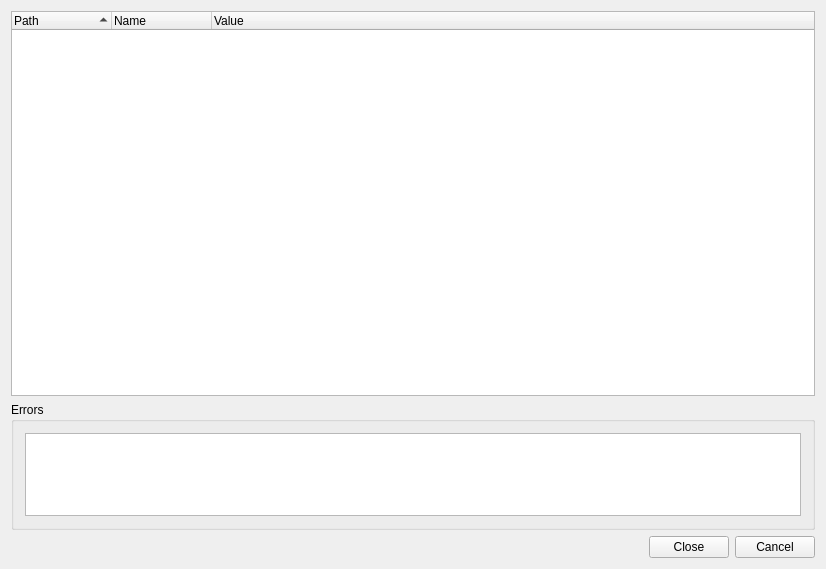
<ui version="4.0" >
 <class>SvnPropListDialog</class>
 <widget class="QWidget" name="SvnPropListDialog" >
  <property name="geometry" >
   <rect>
    <x>0</x>
    <y>0</y>
    <width>826</width>
    <height>569</height>
   </rect>
  </property>
  <property name="windowTitle" >
   <string>Subversion List Properties</string>
  </property>
  <property name="whatsThis" >
   <string>&lt;b>Subversion List Prperties&lt;/b>
&lt;p>This dialog shows the properties of the selected file or project.&lt;/p></string>
  </property>
  <layout class="QVBoxLayout" name="verticalLayout_2" >
   <item>
    <widget class="QTreeWidget" name="propsList" >
     <property name="sizePolicy" >
      <sizepolicy vsizetype="Expanding" hsizetype="Expanding" >
       <horstretch>0</horstretch>
       <verstretch>3</verstretch>
      </sizepolicy>
     </property>
     <property name="whatsThis" >
      <string>&lt;b>Properties List&lt;/b>
&lt;p>This shows the properties of the selected file or project.&lt;/p></string>
     </property>
     <property name="alternatingRowColors" >
      <bool>true</bool>
     </property>
     <property name="rootIsDecorated" >
      <bool>false</bool>
     </property>
     <property name="itemsExpandable" >
      <bool>false</bool>
     </property>
     <property name="sortingEnabled" >
      <bool>true</bool>
     </property>
     <column>
      <property name="text" >
       <string>Path</string>
      </property>
     </column>
     <column>
      <property name="text" >
       <string>Name</string>
      </property>
     </column>
     <column>
      <property name="text" >
       <string>Value</string>
      </property>
     </column>
    </widget>
   </item>
   <item>
    <widget class="QGroupBox" name="errorGroup" >
     <property name="sizePolicy" >
      <sizepolicy vsizetype="Preferred" hsizetype="Preferred" >
       <horstretch>0</horstretch>
       <verstretch>1</verstretch>
      </sizepolicy>
     </property>
     <property name="title" >
      <string>Errors</string>
     </property>
     <layout class="QVBoxLayout" name="verticalLayout" >
      <item>
       <widget class="QTextEdit" name="errors" >
        <property name="whatsThis" >
         <string>&lt;b>Subversion proplist errors&lt;/b>
&lt;p>This shows possible error messages of the subversion proplist command.&lt;/p></string>
        </property>
       </widget>
      </item>
     </layout>
    </widget>
   </item>
   <item>
    <widget class="QDialogButtonBox" name="buttonBox" >
     <property name="orientation" >
      <enum>Qt::Horizontal</enum>
     </property>
     <property name="standardButtons" >
      <set>QDialogButtonBox::Cancel|QDialogButtonBox::Close</set>
     </property>
    </widget>
   </item>
  </layout>
 </widget>
 <layoutdefault spacing="6" margin="11" />
 <pixmapfunction>qPixmapFromMimeSource</pixmapfunction>
 <tabstops>
  <tabstop>propsList</tabstop>
  <tabstop>errors</tabstop>
 </tabstops>
 <resources/>
 <connections/>
</ui>
